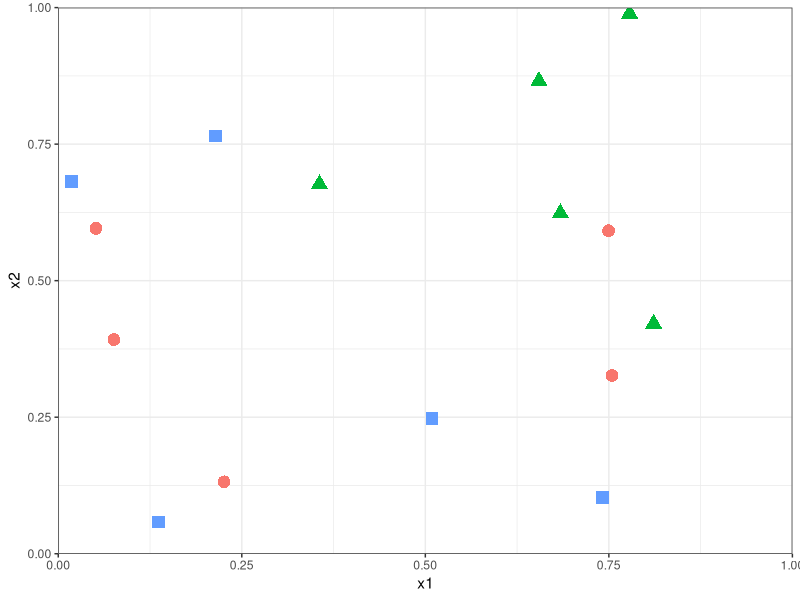

Write the R code that produced this figure.
## ---- chunk 1
set.seed(75)
n <- 16
x1 <- runif(n)
x2 <- runif(n)
group <- as.factor(sample(1:3, n, replace = TRUE))
df <- data.frame(x1, x2, group)
df[1, 2] <- .765 # tweaks to make a more interesting configuration
df[9, 1] <- .741
df <- df[-7, ]

library(ggplot2)
ggplot(df, aes(x = x1, y = x2, col = group, shape = group)) +
  geom_point(size = 4) +
  scale_x_continuous(expand = c(0, 0) , limits = c(0, 1)) +
  scale_y_continuous(expand = c(0, 0), limits = c(0, 1)) +
  scale_color_discrete(guide = FALSE) +
  scale_shape_discrete(guide = FALSE) +
  theme_bw()
